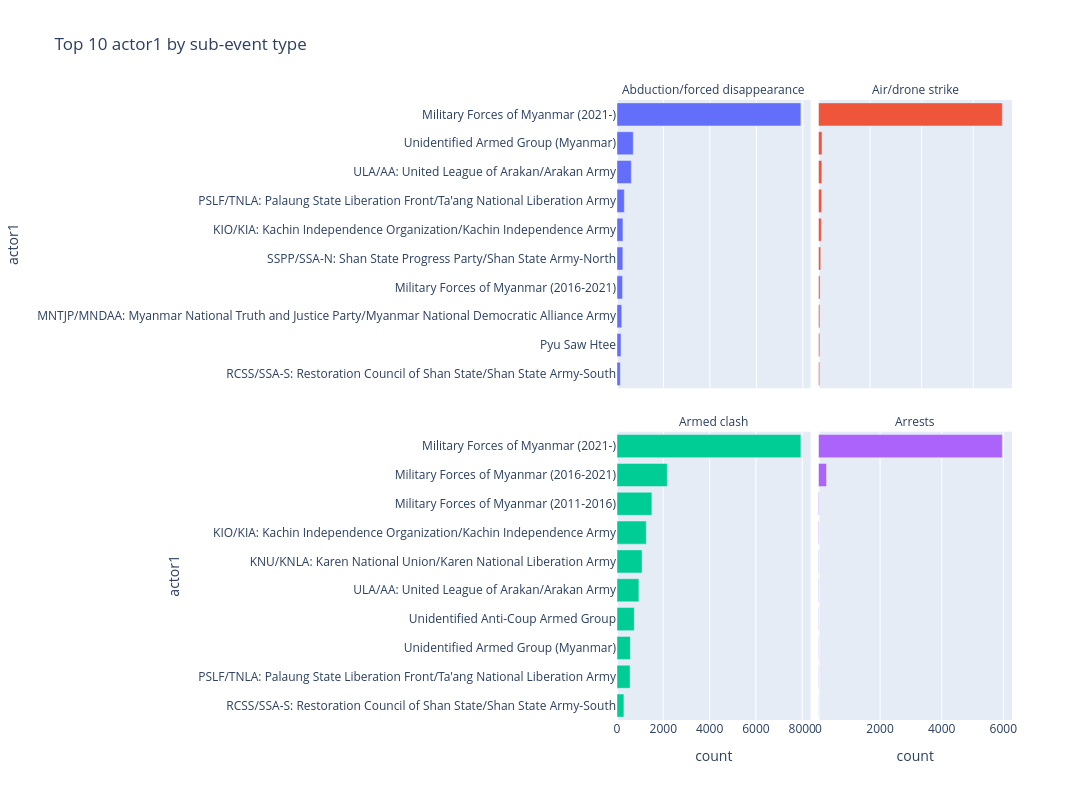

The code cell stored with this chart in its notebook:
### Code cell
import pandas as pd
import plotly.express as px
import plotly.graph_objects as go
from plotly.subplots import make_subplots

target_subs = ['Armed clash', 'Air/drone strike', 'Arrests', 'Abduction/forced disappearance']
focus = df[df['sub_event_type'].isin(target_subs)].copy()

print(f"Total events: {len(focus):,}")
print(f"\nBreakdown by sub-event:")
print(focus['sub_event_type'].value_counts())

# Top 15 actor1 per sub-event type
for sub in target_subs:
    print(f"\n{'='*60}\nTop actor1 in '{sub}':")
    print(focus[focus['sub_event_type'] == sub]['actor1'].value_counts().head(15))

top_n = 10
top_actors = (
    focus.groupby(['sub_event_type', 'actor1'])
         .size()
         .reset_index(name='count')
         .sort_values(['sub_event_type', 'count'], ascending=[True, False])
         .groupby('sub_event_type')
         .head(top_n)
)

fig = px.bar(
    top_actors,
    x='count', y='actor1',
    color='sub_event_type',
    facet_col='sub_event_type', facet_col_wrap=2,
    orientation='h',
    height=800, width=1300,
    title=f'Top {top_n} actor1 by sub-event type'
)
fig.update_yaxes(matches=None, autorange='reversed')
fig.update_xaxes(matches=None)
fig.for_each_annotation(lambda a: a.update(text=a.text.split("=")[-1]))
fig.update_layout(showlegend=False)
fig.show()


inter_labels = {
    1: 'State forces', 2: 'Rebel groups', 3: 'Political militias',
    4: 'Identity militias', 5: 'Rioters', 6: 'Protesters',
    7: 'Civilians', 8: 'External/Other'
}

# Decompose interaction code into the two actor type codes
# ACLED interaction is typically a two-digit code: tens digit = inter1, ones digit = inter2
focus['inter_str'] = focus['interaction'].astype(str).str.zfill(2)
focus['inter1_code'] = focus['inter_str'].str[0].astype(int)
focus['inter2_code'] = focus['inter_str'].str[1].astype(int)
focus['inter1_label'] = focus['inter1_code'].map(inter_labels)
focus['inter2_label'] = focus['inter2_code'].map(inter_labels).fillna('(none)')

# Build heatmap data per sub-event type
fig = make_subplots(
    rows=2, cols=2,
    subplot_titles=target_subs,
    horizontal_spacing=0.15, vertical_spacing=0.18
)

for i, sub in enumerate(target_subs):
    sub_df = focus[focus['sub_event_type'] == sub]
    pivot = (
        sub_df.groupby(['inter1_label', 'inter2_label'])
              .size()
              .unstack(fill_value=0)
    )
    row, col = (i // 2) + 1, (i % 2) + 1
    fig.add_trace(
        go.Heatmap(
            z=pivot.values,
            x=pivot.columns, y=pivot.index,
            colorscale='Blues',
            showscale=False,
            text=pivot.values, texttemplate='%{text}',
            hovertemplate='Actor1: %{y}<br>Actor2: %{x}<br>Count: %{z}<extra></extra>'
        ),
        row=row, col=col
    )

fig.update_layout(
    height=800, width=1300,
    title_text='Actor interaction heatmaps — who does what to whom'
)
fig.update_xaxes(tickangle=45)
fig.show()

### Figure 1 — Plotly figure (JSON) as saved in the notebook; plotly's stock layout.template omitted (floating-point values rounded to 4 significant figures)
{"data": [{"hovertemplate": "sub_event_type=Abduction/forced disappearance<br>count=%{x}<br>actor1=%{y}<extra></extra>", "legendgroup": "Abduction/forced disappearance", "marker": {"color": "#636efa", "pattern": {"shape": ""}}, "name": "Abduction/forced disappearance", "orientation": "h", "showlegend": true, "textposition": "auto", "type": "bar", "x": [1979, 175, 154, 79, 64, 63, 60, 51, 43, 36], "xaxis": "x3", "y": ["Military Forces of Myanmar (2021-)", "Unidentified Armed Group (Myanmar)", "ULA/AA: United League of Arakan/Arakan Army", "PSLF/TNLA: Palaung State Liberation Front/Ta'ang National Liberation Army", "KIO/KIA: Kachin Independence Organization/Kachin Independence Army", "SSPP/SSA-N: Shan State Progress Party/Shan State Army-North", "Military Forces of Myanmar (2016-2021)", "MNTJP/MNDAA: Myanmar National Truth and Justice Party/Myanmar National Democratic Alliance Army", "Pyu Saw Htee", "RCSS/SSA-S: Restoration Council of Shan State/Shan State Army-South"], "yaxis": "y3"}, {"hovertemplate": "sub_event_type=Air/drone strike<br>count=%{x}<br>actor1=%{y}<extra></extra>", "legendgroup": "Air/drone strike", "marker": {"color": "#EF553B", "pattern": {"shape": ""}}, "name": "Air/drone strike", "orientation": "h", "showlegend": true, "textposition": "auto", "type": "bar", "x": [7127, 138, 132, 125, 112, 88, 62, 55, 52, 48], "xaxis": "x4", "y": ["Military Forces of Myanmar (2021-)", "People's Defense Force - Myaing", "Unidentified Anti-Coup Armed Group", "KNU/KNLA: Karen National Union/Karen National Liberation Army", "Military Forces of Myanmar (2016-2021)", "Unidentified Armed Group (Myanmar)", "Natogyi People's Defense Force", "Unicorn Guerrilla Force", "MDDS: Myingyan District Drone Strike", "MSPDF: Myaung Special People's Defense Force"], "yaxis": "y4"}, {"hovertemplate": "sub_event_type=Armed clash<br>count=%{x}<br>actor1=%{y}<extra></extra>", "legendgroup": "Armed clash", "marker": {"color": "#00cc96", "pattern": {"shape": ""}}, "name": "Armed clash", "orientation": "h", "showlegend": true, "textposition": "auto", "type": "bar", "x": [7941, 2171, 1506, 1264, 1083, 946, 746, 576, 565, 298], "xaxis": "x", "y": ["Military Forces of Myanmar (2021-)", "Military Forces of Myanmar (2016-2021)", "Military Forces of Myanmar (2011-2016)", "KIO/KIA: Kachin Independence Organization/Kachin Independence Army", "KNU/KNLA: Karen National Union/Karen National Liberation Army", "ULA/AA: United League of Arakan/Arakan Army", "Unidentified Anti-Coup Armed Group", "Unidentified Armed Group (Myanmar)", "PSLF/TNLA: Palaung State Liberation Front/Ta'ang National Liberation Army", "RCSS/SSA-S: Restoration Council of Shan State/Shan State Army-South"], "yaxis": "y"}, {"hovertemplate": "sub_event_type=Arrests<br>count=%{x}<br>actor1=%{y}<extra></extra>", "legendgroup": "Arrests", "marker": {"color": "#ab63fa", "pattern": {"shape": ""}}, "name": "Arrests", "orientation": "h", "showlegend": true, "textposition": "auto", "type": "bar", "x": [5967, 261, 22, 16, 12, 11, 8, 7, 7, 2], "xaxis": "x2", "y": ["Military Forces of Myanmar (2021-)", "Police Forces of Myanmar (2021-)", "Military Forces of Myanmar (2016-2021)", "Police Forces of Myanmar (2016-2021)", "Police Forces of Myanmar (2021-) Border Guard Police", "Military Forces of Myanmar (2021-) People's Militia Force", "Military Forces of Myanmar (2021-) Border Guard Force", "Military Forces of Myanmar (2011-2016)", "People's Security Force", "Government of Myanmar (2021-) State Administration Council"], "yaxis": "y2"}], "layout": {"annotations": [{"font": {}, "showarrow": false, "text": "Armed clash", "x": 0.245, "xanchor": "center", "xref": "paper", "y": 0.465, "yanchor": "bottom", "yref": "paper"}, {"font": {}, "showarrow": false, "text": "Arrests", "x": 0.755, "xanchor": "center", "xref": "paper", "y": 0.465, "yanchor": "bottom", "yref": "paper"}, {"font": {}, "showarrow": false, "text": "Abduction/forced disappearance", "x": 0.245, "xanchor": "center", "xref": "paper", "y": 1.0, "yanchor": "bottom", "yref": "paper"}, {"font": {}, "showarrow": false, "text": "Air/drone strike", "x": 0.755, "xanchor": "center", "xref": "paper", "y": 1.0, "yanchor": "bottom", "yref": "paper"}], "barmode": "relative", "height": 800, "legend": {"title": {"text": "sub_event_type"}, "tracegroupgap": 0}, "showlegend": false, "title": {"text": "Top 10 actor1 by sub-event type"}, "width": 1300, "xaxis": {"anchor": "y", "domain": [0, 0.49], "title": {"text": "count"}}, "xaxis2": {"anchor": "y2", "domain": [0.51, 1], "title": {"text": "count"}}, "xaxis3": {"anchor": "y3", "domain": [0, 0.49], "showticklabels": false}, "xaxis4": {"anchor": "y4", "domain": [0.51, 1], "showticklabels": false}, "yaxis": {"anchor": "x", "autorange": "reversed", "domain": [0, 0.465], "title": {"text": "actor1"}}, "yaxis2": {"anchor": "x2", "autorange": "reversed", "domain": [0, 0.465], "showticklabels": false}, "yaxis3": {"anchor": "x3", "autorange": "reversed", "domain": [0.535, 1.0], "title": {"text": "actor1"}}, "yaxis4": {"anchor": "x4", "autorange": "reversed", "domain": [0.535, 1.0], "showticklabels": false}}}
